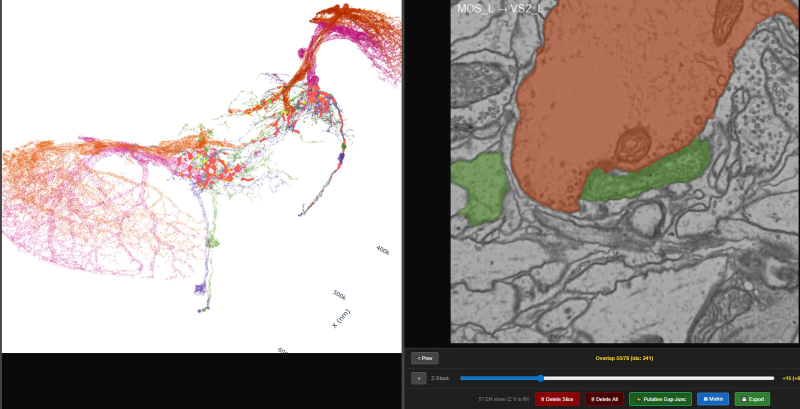
#> input picture proposal/figures/src/mesh_em.jpg, 1600 x 818 px, given in place of mesh_em.png, which was not available (shown at 1/2 size)
$ python make_fig_B1.py ../proposal/figures/src/mesh_em.jpg
#> lines starting #> are read from the running program, lines starting #| are printed output that depends on the picture
"""Assemble Fig. B1 (B2 preliminary results) from the source panels.

Sources (copied into proposal/figures/src/ by this script when run with --import <dfg_repo_path>):
  mesh_em.png        MESH: 3D meshes + EM cut-out of a putative gap junction (MOS_L <-> VS2_L)
  gj_motif.png       electrical wiring motif VS1-4 -> MOS MN, HS -> MOS and MOT MN (Falt et al. 2026)
  pd_pred.png        measured vs predicted preferred directions of MOS and MOT RMNs (Falt et al. 2026)
  tier1_traces.png   Tier-1 model output in MESH: LPTC Vm, MN spikes, pseudopupil, polar
  ct_eristalis_m.png micro-CT, male Eristalis, three retinal muscles in red (Kviatko et al.)
  ct_melanostoma.png micro-CT, male Melanostoma, the MIO in red (Kviatko et al.)
  fig_B1e_mio_controversial.png   panel g from code/hover/binocular_search.py (male vs female, both eyes)

Usage:  python3 tools/make_fig_B1.py [--import /home/user/dfg-eristalis]
Output: proposal/figures/fig_B1_preliminary.png (3400 px wide, 17 cm at 500 dpi)
"""
import pathlib
import shutil
import sys

from PIL import Image, ImageDraw, ImageFont

ROOT = pathlib.Path(__file__).resolve().parents[1]
FIG = ROOT / "proposal" / "figures"
SRC = FIG / "src"
SRC.mkdir(parents=True, exist_ok=True)

IMPORT = {
    "mesh_em.png": "mesh and overlaps and em picture.png",
    "gj_motif.png": "circuit motif drosophila.png",
    "pd_pred.png": "preferred direction MOS and MOT and prediction.png",
    "tier1_traces.png": "4 rows tier1 simulation right eye.png",
    "ct_eristalis_m.png": "eristalis_60286_ET_M_ALL_01.png",
    "ct_melanostoma.png": "melanostoma zoom mio.png",
}

if "--import" in sys.argv:
    dfg = pathlib.Path(sys.argv[sys.argv.index("--import") + 1])
    for dst, src in IMPORT.items():
        im = Image.open(dfg / src)
        im.load()
        if max(im.size) > 1600:  # keep the repository small
            s = 1600 / max(im.size)
            im = im.resize((int(im.width * s), int(im.height * s)), Image.LANCZOS)
        big = max(im.size) > 900
        im.convert("RGB").save((SRC / dst).with_suffix(".jpg" if big else ".png"), quality=90)
        print("imported", dst, im.size)

W = 3420
ROW1_H = 720
PAD = 24
FONT = ImageFont.truetype("/usr/share/fonts/truetype/dejavu/DejaVuSans-Bold.ttf", 58)
FONT_S = ImageFont.truetype("/usr/share/fonts/truetype/dejavu/DejaVuSans.ttf", 34)


def fit(im: Image.Image, w: int, h: int, crop=None) -> Image.Image:
    if crop:
        im = im.crop(crop)
    s = min(w / im.width, h / im.height)
    im = im.resize((max(1, int(im.width * s)), max(1, int(im.height * s))), Image.LANCZOS)
    canvas = Image.new("RGB", (w, h), "white")
    canvas.paste(im, ((w - im.width) // 2, (h - im.height) // 2))
    return canvas


def load(name):
#> called with name = 'mesh_em.png'
    p = SRC / name
    if not p.exists():
        p = p.with_suffix(".jpg")
    return Image.open(p).convert("RGB")
#> returned value is the input picture: PIL image 1600x818 RGB; mean R, G, B 165.7, 154.8, 150.4


# ---- row 1: a MESH EM, b motif, c measured vs predicted, d Tier-1 traces, e CT
mesh = load("mesh_em.png")
mw, mh = mesh.size
#> mw = 1600; mh = 818
# left pane = 3D meshes (x < 0.50 w, y < 0.85 h); right pane = EM (x > 0.56 w, y < 0.84 h)
em = fit(mesh, 540, ROW1_H, crop=(int(0.565 * mw), 0, mw, int(0.84 * mh)))
#> in fit, `canvas = Image.new("RGB", (w, h), "white")`: canvas: PIL image 540x720 RGB; every value is 255
mesh3d = fit(mesh, 400, ROW1_H, crop=(0, 0, int(0.42 * mw), int(0.80 * mh)))
#> call 2 of fit, with w = 400, h = 720, crop = (0, 0, 672, 654)
#> in fit (call 2), `im = im.crop(crop)`:
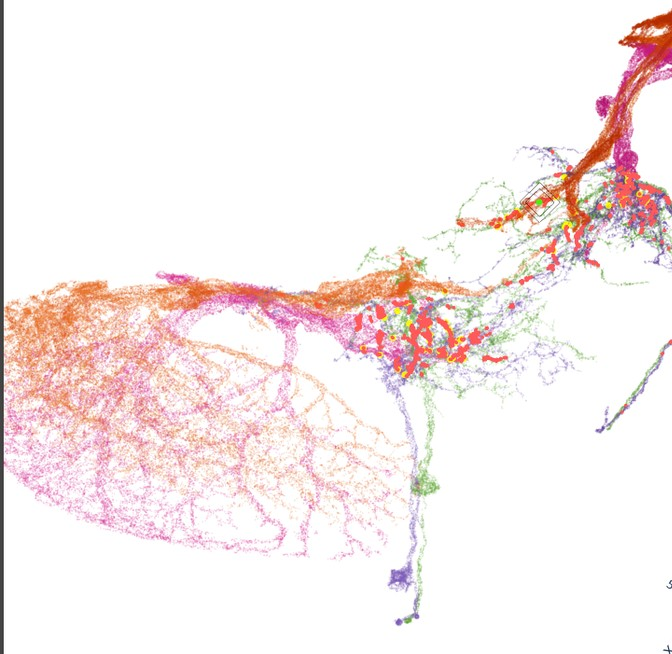
#> im: PIL image 672x654 RGB; mean R, G, B 247.6, 237.3, 236.4
#> in fit (call 2), `canvas = Image.new("RGB", (w, h), "white")`: canvas: PIL image 400x720 RGB; every value is 255
motif = fit(load("gj_motif.png"), 470, ROW1_H)
#> call 2 of load, with name = 'gj_motif.png'
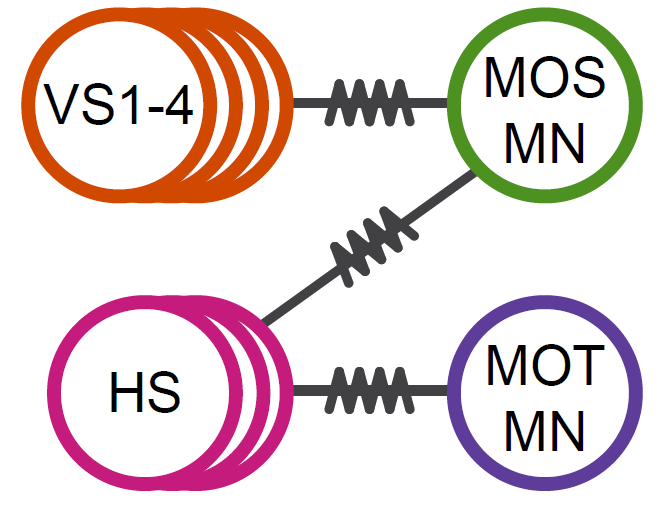
#> input picture proposal/figures/src/gj_motif.png, 667 x 507 px
#> in load, returned value is the input picture: PIL image 667x507 RGB; mean R, G, B 229.1, 214.7, 214.8
#> in fit (call 3), `canvas = Image.new("RGB", (w, h), "white")`: canvas: PIL image 470x720 RGB; every value is 255
pd = fit(load("pd_pred.png"), 400, ROW1_H)
#> call 3 of load, with name = 'pd_pred.png'
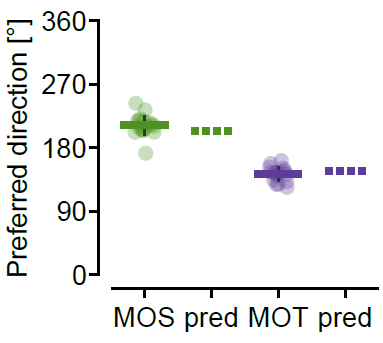
#> input picture proposal/figures/src/pd_pred.png, 383 x 343 px
#> in load, returned value is the input picture: PIL image 383x343 RGB; mean R, G, B 240.7, 241.4, 240.9
#> call 4 of fit, with w = 400, h = 720
#> in fit (call 4), `s = min(w / im.width, h / im.height)`: s = 1.04
#> in fit (call 4), `canvas.paste(im, ((w - im.width) // 2, (h - im.height) // 2))`:
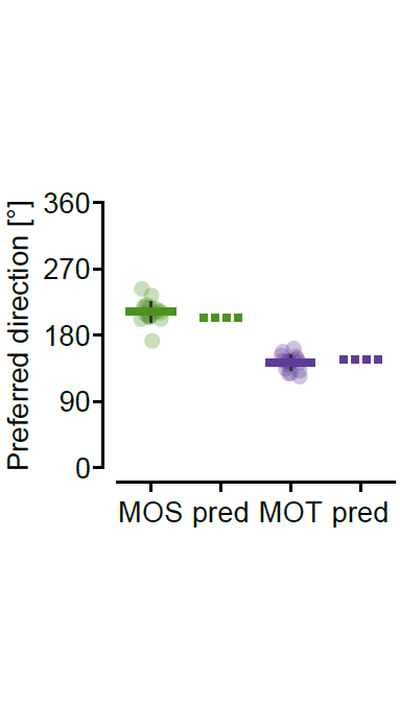
#> canvas: PIL image 400x720 RGB; mean R, G, B 247.8, 248.2, 247.9
traces = fit(load("tier1_traces.png"), 820, ROW1_H)
#> call 4 of load, with name = 'tier1_traces.png'
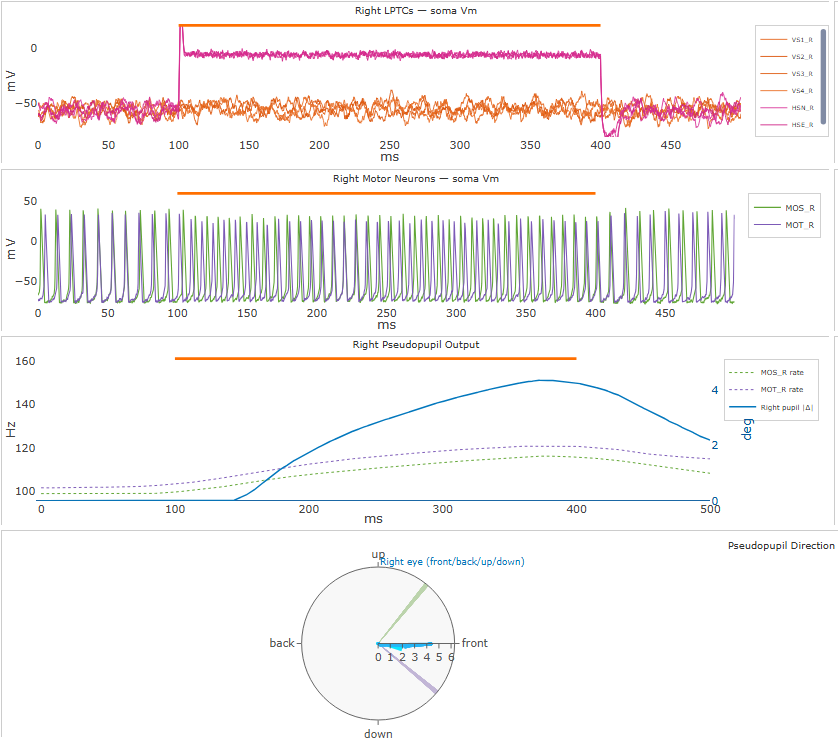
#> input picture proposal/figures/src/tier1_traces.png, 838 x 756 px
#> in load, returned value is the input picture: PIL image 838x756 RGB; mean R, G, B 247.1, 244.7, 244.3
#> in fit (call 5), `canvas = Image.new("RGB", (w, h), "white")`: canvas: PIL image 820x720 RGB; every value is 255
ct = fit(load("ct_eristalis_m.png"), 650, ROW1_H, crop=None)
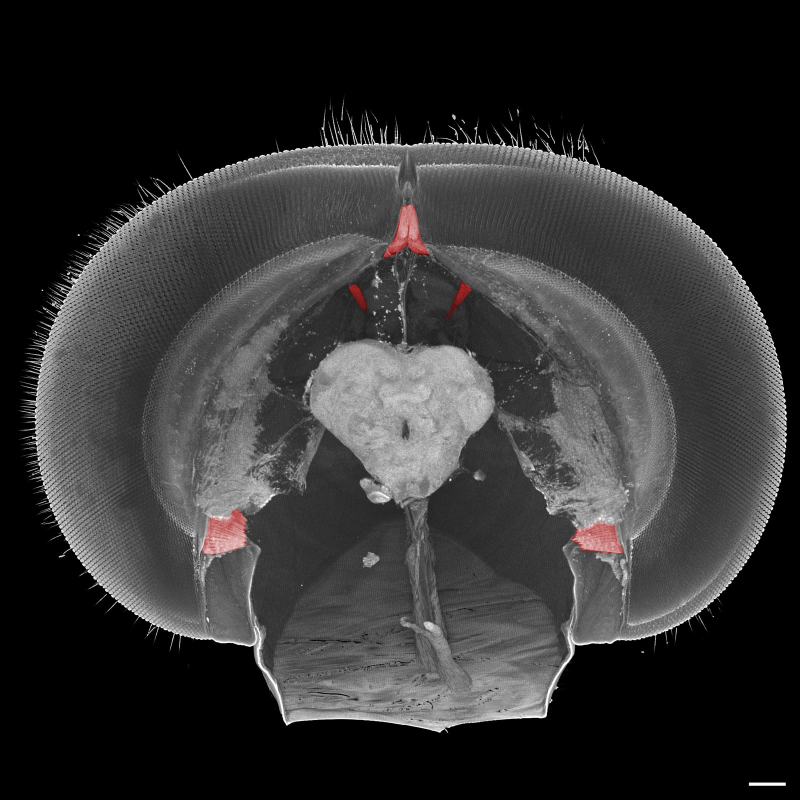
#> input picture proposal/figures/src/ct_eristalis_m.jpg, 1600 x 1600 px, given in place of ct_eristalis_m.png, which was not available (shown at 1/2 size)
#> in load, returned value is the input picture: PIL image 1600x1600 RGB; mean R, G, B 50.5, 50, 50
#> in fit (call 6), `s = min(w / im.width, h / im.height)`: s = 0.406
#> in fit (call 6), `canvas = Image.new("RGB", (w, h), "white")`: canvas: PIL image 650x720 RGB; every value is 255
#> in fit (call 6), `canvas.paste(im, ((w - im.width) // 2, (h - im.height) // 2))`:
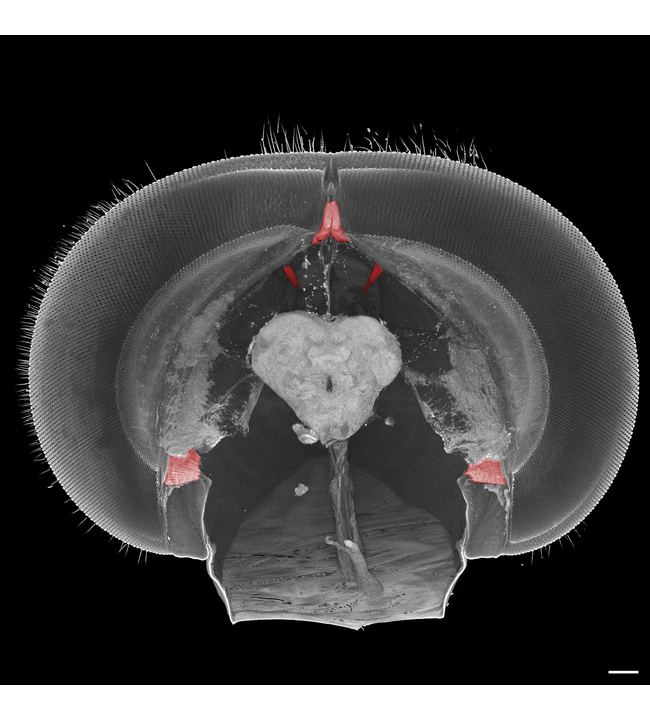
#> canvas: PIL image 650x720 RGB; mean R, G, B 70.4, 70, 70
row1 = [("a", mesh3d), ("", em), ("b", motif), ("c", pd), ("d", traces), ("e", ct)]
widths = [p[1].width for p in row1]
#> widths = [400, 540, 470, 400, 820, 650]
assert sum(widths) + PAD * (len(row1) - 1) <= W, (sum(widths), W)

# ---- row 2: f MIO controversial stimulus (full width) with the Melanostoma MIO inset on the left
#> (the run stopped early here; a loop or call above may not have finished)
